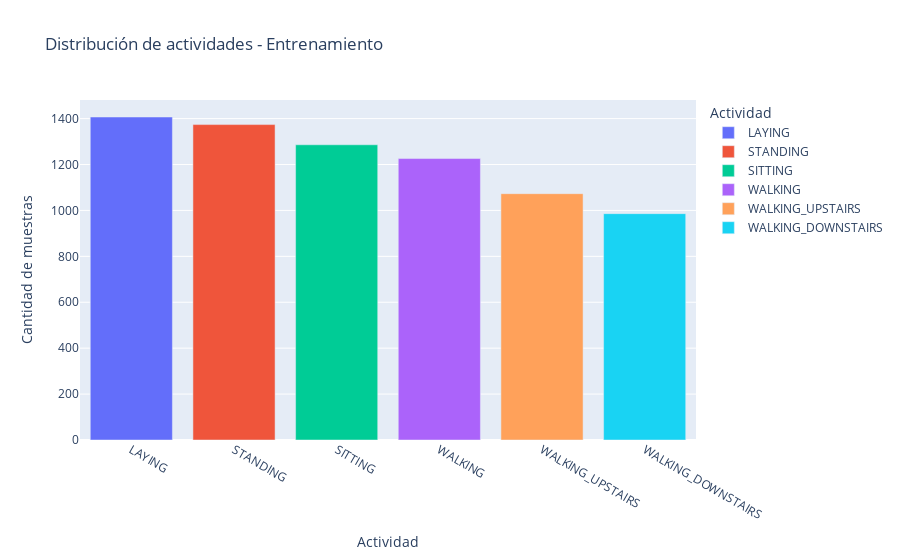
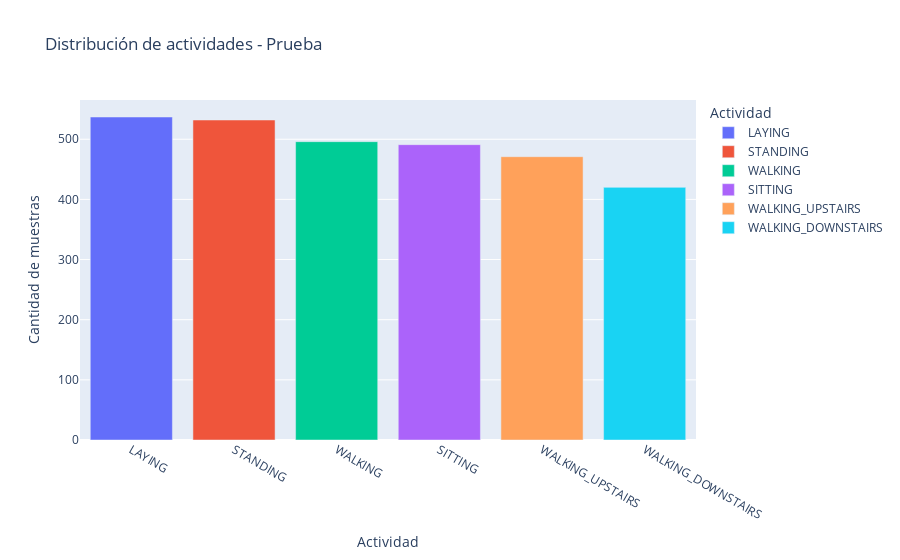

Write notebook code for charts like these, in order.
### Markdown cell above
Los datos de entrenamiento (`X_train`) contienen 7352 instancias, cada una con 561 columnas que representan diferentes características capturadas de los sensores inerciales del smartphone, como aceleración y giroscopio. Estas características incluyen tanto valores de medias y desviaciones estándar en los tres ejes (X, Y, Z) como ángulos entre vectores de aceleración y gravedad. Todos los datos en `X_train` están en formato `float64`, lo cual asegura precisión en los cálculos. 

En cuanto a las etiquetas de actividad (`y_train`), están representadas en una columna bajo el nombre "Activity" y están en formato `object`, ya que contienen nombres categóricos que representan cada tipo de actividad, como caminar, subir o bajar escaleras. Los datos de prueba (`X_test` y `y_test`) siguen la misma estructura, pero con 2947 instancias en lugar de 7352. La consistencia en la estructura de entrenamiento y prueba facilita el uso de estos datos en modelos de clasificación, ya que las mismas características y etiquetas están presentes en ambos conjuntos, lo cual es crucial para el entrenamiento y la validación del modelo de reconocimiento de actividades humanas.

### Code cell
# Distribución de actividades en el conjunto de entrenamiento
train_distribution = y_train['Activity'].value_counts().reset_index()
train_distribution.columns = ['Activity', 'Count']

# Distribución de actividades en el conjunto de prueba
test_distribution = y_test['Activity'].value_counts().reset_index()
test_distribution.columns = ['Activity', 'Count']

# Gráfico de entrenamiento
fig_train = px.bar(train_distribution, x='Activity', y='Count', 
                   title='Distribución de actividades - Entrenamiento',
                   labels={'Activity': 'Actividad', 'Count': 'Cantidad de muestras'},
                   color='Activity')
fig_train.show()

# Gráfico de prueba
fig_test = px.bar(test_distribution, x='Activity', y='Count', 
                  title='Distribución de actividades - Prueba',
                  labels={'Activity': 'Actividad', 'Count': 'Cantidad de muestras'},
                  color='Activity')
fig_test.show()

### Figure 1 — Plotly figure (JSON) as saved in the notebook; plotly's stock layout.template omitted (floating-point values rounded to 4 significant figures)
{"data": [{"alignmentgroup": "True", "hovertemplate": "Actividad=%{x}<br>Cantidad de muestras=%{y}<extra></extra>", "legendgroup": "LAYING", "marker": {"color": "#636efa", "pattern": {"shape": ""}}, "name": "LAYING", "offsetgroup": "LAYING", "orientation": "v", "showlegend": true, "textposition": "auto", "type": "bar", "x": ["LAYING"], "xaxis": "x", "y": [1407], "yaxis": "y"}, {"alignmentgroup": "True", "hovertemplate": "Actividad=%{x}<br>Cantidad de muestras=%{y}<extra></extra>", "legendgroup": "STANDING", "marker": {"color": "#EF553B", "pattern": {"shape": ""}}, "name": "STANDING", "offsetgroup": "STANDING", "orientation": "v", "showlegend": true, "textposition": "auto", "type": "bar", "x": ["STANDING"], "xaxis": "x", "y": [1374], "yaxis": "y"}, {"alignmentgroup": "True", "hovertemplate": "Actividad=%{x}<br>Cantidad de muestras=%{y}<extra></extra>", "legendgroup": "SITTING", "marker": {"color": "#00cc96", "pattern": {"shape": ""}}, "name": "SITTING", "offsetgroup": "SITTING", "orientation": "v", "showlegend": true, "textposition": "auto", "type": "bar", "x": ["SITTING"], "xaxis": "x", "y": [1286], "yaxis": "y"}, {"alignmentgroup": "True", "hovertemplate": "Actividad=%{x}<br>Cantidad de muestras=%{y}<extra></extra>", "legendgroup": "WALKING", "marker": {"color": "#ab63fa", "pattern": {"shape": ""}}, "name": "WALKING", "offsetgroup": "WALKING", "orientation": "v", "showlegend": true, "textposition": "auto", "type": "bar", "x": ["WALKING"], "xaxis": "x", "y": [1226], "yaxis": "y"}, {"alignmentgroup": "True", "hovertemplate": "Actividad=%{x}<br>Cantidad de muestras=%{y}<extra></extra>", "legendgroup": "WALKING_UPSTAIRS", "marker": {"color": "#FFA15A", "pattern": {"shape": ""}}, "name": "WALKING_UPSTAIRS", "offsetgroup": "WALKING_UPSTAIRS", "orientation": "v", "showlegend": true, "textposition": "auto", "type": "bar", "x": ["WALKING_UPSTAIRS"], "xaxis": "x", "y": [1073], "yaxis": "y"}, {"alignmentgroup": "True", "hovertemplate": "Actividad=%{x}<br>Cantidad de muestras=%{y}<extra></extra>", "legendgroup": "WALKING_DOWNSTAIRS", "marker": {"color": "#19d3f3", "pattern": {"shape": ""}}, "name": "WALKING_DOWNSTAIRS", "offsetgroup": "WALKING_DOWNSTAIRS", "orientation": "v", "showlegend": true, "textposition": "auto", "type": "bar", "x": ["WALKING_DOWNSTAIRS"], "xaxis": "x", "y": [986], "yaxis": "y"}], "layout": {"barmode": "relative", "legend": {"title": {"text": "Actividad"}, "tracegroupgap": 0}, "title": {"text": "Distribución de actividades - Entrenamiento"}, "xaxis": {"anchor": "y", "categoryarray": ["LAYING", "STANDING", "SITTING", "WALKING", "WALKING_UPSTAIRS", "WALKING_DOWNSTAIRS"], "categoryorder": "array", "domain": [0, 1], "title": {"text": "Actividad"}}, "yaxis": {"anchor": "x", "domain": [0, 1], "title": {"text": "Cantidad de muestras"}}}}

### Figure 2 — Plotly figure (JSON) as saved in the notebook; plotly's stock layout.template omitted (floating-point values rounded to 4 significant figures)
{"data": [{"alignmentgroup": "True", "hovertemplate": "Actividad=%{x}<br>Cantidad de muestras=%{y}<extra></extra>", "legendgroup": "LAYING", "marker": {"color": "#636efa", "pattern": {"shape": ""}}, "name": "LAYING", "offsetgroup": "LAYING", "orientation": "v", "showlegend": true, "textposition": "auto", "type": "bar", "x": ["LAYING"], "xaxis": "x", "y": [537], "yaxis": "y"}, {"alignmentgroup": "True", "hovertemplate": "Actividad=%{x}<br>Cantidad de muestras=%{y}<extra></extra>", "legendgroup": "STANDING", "marker": {"color": "#EF553B", "pattern": {"shape": ""}}, "name": "STANDING", "offsetgroup": "STANDING", "orientation": "v", "showlegend": true, "textposition": "auto", "type": "bar", "x": ["STANDING"], "xaxis": "x", "y": [532], "yaxis": "y"}, {"alignmentgroup": "True", "hovertemplate": "Actividad=%{x}<br>Cantidad de muestras=%{y}<extra></extra>", "legendgroup": "WALKING", "marker": {"color": "#00cc96", "pattern": {"shape": ""}}, "name": "WALKING", "offsetgroup": "WALKING", "orientation": "v", "showlegend": true, "textposition": "auto", "type": "bar", "x": ["WALKING"], "xaxis": "x", "y": [496], "yaxis": "y"}, {"alignmentgroup": "True", "hovertemplate": "Actividad=%{x}<br>Cantidad de muestras=%{y}<extra></extra>", "legendgroup": "SITTING", "marker": {"color": "#ab63fa", "pattern": {"shape": ""}}, "name": "SITTING", "offsetgroup": "SITTING", "orientation": "v", "showlegend": true, "textposition": "auto", "type": "bar", "x": ["SITTING"], "xaxis": "x", "y": [491], "yaxis": "y"}, {"alignmentgroup": "True", "hovertemplate": "Actividad=%{x}<br>Cantidad de muestras=%{y}<extra></extra>", "legendgroup": "WALKING_UPSTAIRS", "marker": {"color": "#FFA15A", "pattern": {"shape": ""}}, "name": "WALKING_UPSTAIRS", "offsetgroup": "WALKING_UPSTAIRS", "orientation": "v", "showlegend": true, "textposition": "auto", "type": "bar", "x": ["WALKING_UPSTAIRS"], "xaxis": "x", "y": [471], "yaxis": "y"}, {"alignmentgroup": "True", "hovertemplate": "Actividad=%{x}<br>Cantidad de muestras=%{y}<extra></extra>", "legendgroup": "WALKING_DOWNSTAIRS", "marker": {"color": "#19d3f3", "pattern": {"shape": ""}}, "name": "WALKING_DOWNSTAIRS", "offsetgroup": "WALKING_DOWNSTAIRS", "orientation": "v", "showlegend": true, "textposition": "auto", "type": "bar", "x": ["WALKING_DOWNSTAIRS"], "xaxis": "x", "y": [420], "yaxis": "y"}], "layout": {"barmode": "relative", "legend": {"title": {"text": "Actividad"}, "tracegroupgap": 0}, "title": {"text": "Distribución de actividades - Prueba"}, "xaxis": {"anchor": "y", "categoryarray": ["LAYING", "STANDING", "WALKING", "SITTING", "WALKING_UPSTAIRS", "WALKING_DOWNSTAIRS"], "categoryorder": "array", "domain": [0, 1], "title": {"text": "Actividad"}}, "yaxis": {"anchor": "x", "domain": [0, 1], "title": {"text": "Cantidad de muestras"}}}}
